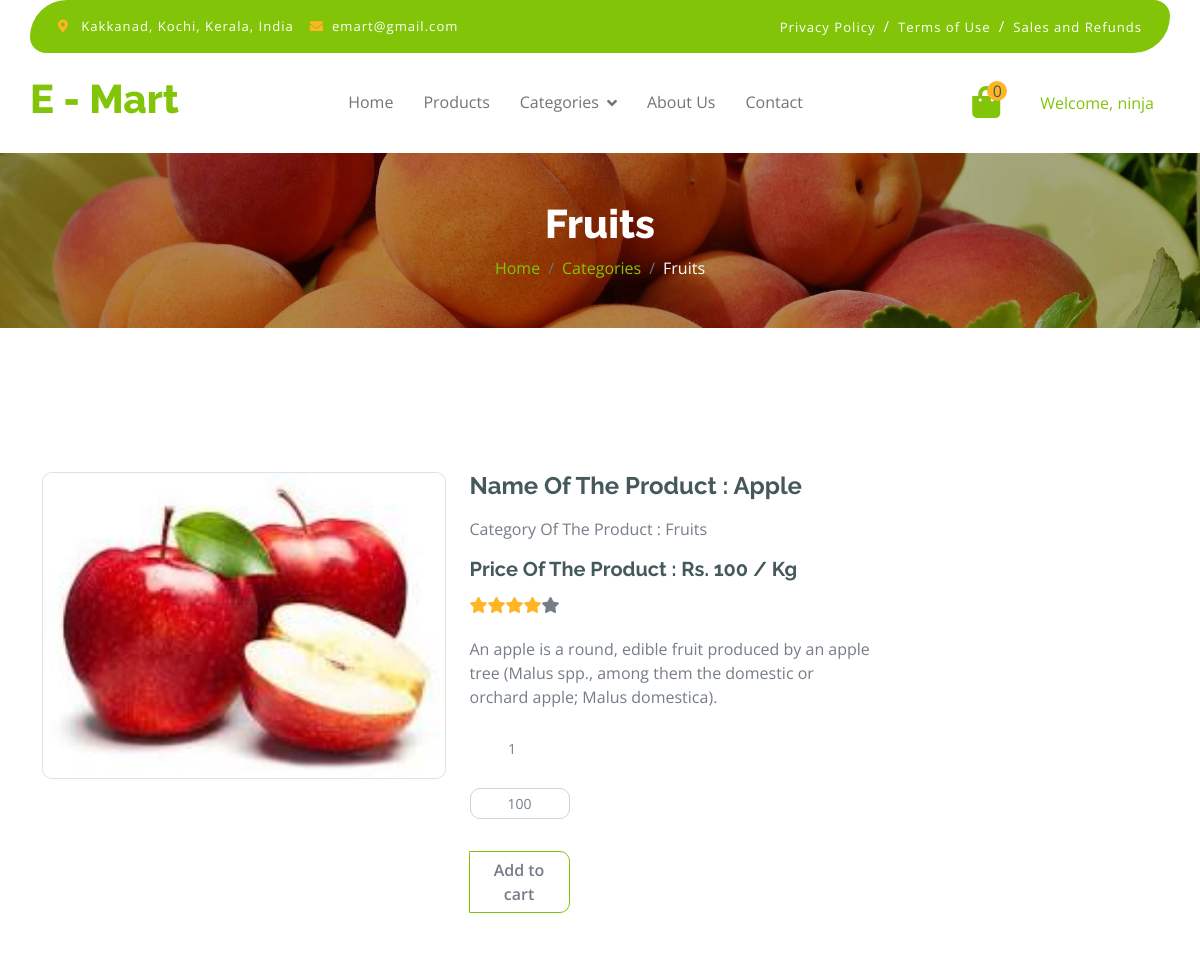
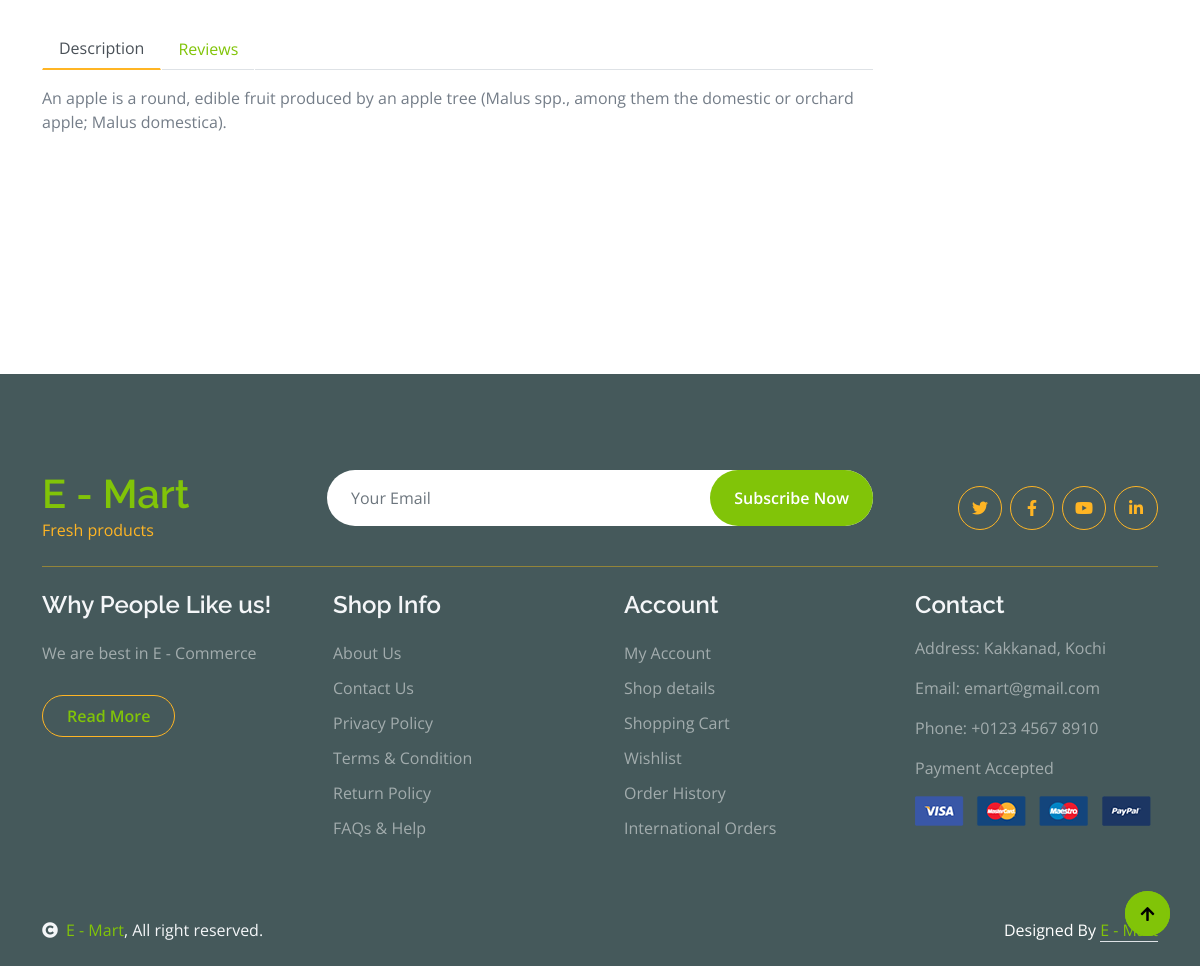
The page /SingleProduct/1 (signed in) on the database its author committed (2 pictures, top to bottom).
### AdminApp/models.py (models this page shows)
class Product(models.Model):
    PC_Name = models.CharField(max_length=100,null=True,blank=True)
    P_Name = models.CharField(max_length=100,null=True,blank=True)
    P_Quant = models.IntegerField(null=True,blank=True)
    P_Price = models.IntegerField(null=True,blank=True)
    P_Desc = models.CharField(max_length=150,null=True,blank=True)
    P_Image = models.ImageField(upload_to="Product Image",null=True,blank=True)

### WebApp/views.py (the view)
# urls.py: path('SingleProduct/<int:s_id>',views.single_prod,name='SingleProduct'),
def single_prod(request, s_id):
    sing = Product.objects.get(id=s_id)
    categ = Category.objects.all()
    produ = Product.objects.all()
    cart_count = CartDB.objects.filter(User_Name=request.session['User_Name'])
    x = cart_count.count()
    return render(request, 'SingleProduct.html', {'sing': sing, 'categ': categ, 'produ': produ, 'x': x})

### WebApp/templates/SingleProduct.html (shortened to what this page needs)
<!DOCTYPE html>
{% extends 'Home.html' %}
{% load static %}
{% block content %}
<html lang="en">
   <head>
    </head>
    <body>
        <div class="container-fluid page-header py-5">
            <h1 class="text-center text-white display-6">{{sing.PC_Name}}</h1>
            <ol class="breadcrumb justify-content-center mb-0">
                <li class="breadcrumb-item"><a href="#">Home</a></li>
                <li class="breadcrumb-item"><a href="#">Categories</a></li>
                <li class="breadcrumb-item active text-white">{{sing.PC_Name}}</li>
            </ol>
        </div>
        <div class="container-fluid py-5 mt-5">
            <div class="container py-5">
                <div class="row g-4 mb-5">
                    <div class="col-lg-8 col-xl-9">
                        <div class="row g-4">
                            <div class="col-lg-6">
                                <div class="border rounded">
                                    <a href="#">
                                        <img src="{{sing.P_Image.url}}" class="w-100 img-fluid rounded" alt="Image">
                                    </a>
                                </div>
                            </div>
                            <div class="col-lg-6">
                                <h4 class="fw-bold mb-3">Name Of The Product : {{sing.P_Name}}</h4>
                                <p class="mb-3">Category Of The Product : {{sing.PC_Name}}</p>
                                <h5 class="fw-bold mb-3">Price Of The Product : Rs. {{sing.P_Price}} / Kg</h5>
                                <div class="d-flex mb-4">
                                    <i class="fa fa-star text-secondary"></i>
                                    <i class="fa fa-star text-secondary"></i>
                                    <i class="fa fa-star text-secondary"></i>
                                    <i class="fa fa-star text-secondary"></i>
                                    <i class="fa fa-star"></i>
                                </div>
                                <p class="mb-4">
                                    {{sing.P_Desc}}
                                </p>
                                 <form method="post" action="{% url 'Save_Cart' %}">
                                     <div class="input-group  mb-5" style="width: 100px;">
                                        <div class="mb-3">
                                            <input type="number" id="pquant" name="quant" class="form-control form-control-sm text-center border-0" min="1" value="1"><br>
                                            <input type="text" id="ptotal" name="total" class="form-control form-control-sm text-center border-1" value="{{sing.P_Price}}">
                                        </div>
                                        <button type="submit" class="mb-2 mt-3 btn border-primary">
                                            Add to cart
                                        </button>
                                     </div>
                                    </form>
                            </div>
                            <div class="col-lg-12">
                                <nav>
                                    <div class="nav nav-tabs mb-3">
                                        <button class="nav-link active border-white border-bottom-0" type="button" role="tab"
                                            id="nav-about-tab" data-bs-toggle="tab" data-bs-target="#nav-about"
                                            aria-controls="nav-about" aria-selected="true">Description</button>
                                        <button class="nav-link border-white border-bottom-0" type="button" role="tab"
                                            id="nav-mission-tab" data-bs-toggle="tab" data-bs-target="#nav-mission"
                                            aria-controls="nav-mission" aria-selected="false">Reviews</button>
                                    </div>
                                </nav>
                                <div class="tab-content mb-5">
                                    <div class="tab-pane active" id="nav-about" role="tabpanel" aria-labelledby="nav-about-tab">
                                        <p>{{sing.P_Desc}}</p>
                                    </div>
                                </div>
                            </div>
                        </div>
                    </div>
                    <div class="col-lg-4 col-xl-3">
                    </div>
                </div>
            </div>
        </div>
        <a href="#" class="btn btn-primary border-3 border-primary rounded-circle back-to-top"></a>
    </body>
</html>
{% endblock %}

### WebApp/static/webtemp/css/style.css (style rules this page uses)
.back-to-top { position: fixed; right: 30px; bottom: 30px; display: flex; width: 45px; height: 45px; align-items: center; justify-content: center; transition: 0.5s; z-index: 99; }
.btn { font-weight: 600; transition: .5s; }
.page-header { position: relative; background: linear-gradient(rgba(0, 0, 0, 0.3), rgba(0, 0, 0, 0.3)), url(../img/cart-page-header-img.jpg); background-position: center center; background-repeat: no-repeat; background-size: cover; }
@media (min-width: 992px) { .hero-header, .page-header { margin-top: 152px !important; } }
.nav.nav-tabs .nav-link.active { border-bottom: 2px solid var(--bs-secondary) !important; }

### rows shown on the page
Product: PC_Name "Fruits", P_Image (picture), P_Name "Apple", P_Price "100", P_Desc "An apple is a round, edible fruit produced by an apple tree (Malus spp., among them the domestic or orchard apple; Malus domestica).", total "100"

### other values the page prints
{{ x }} "0"
{{ request.session.User_Name }} "ninja"
